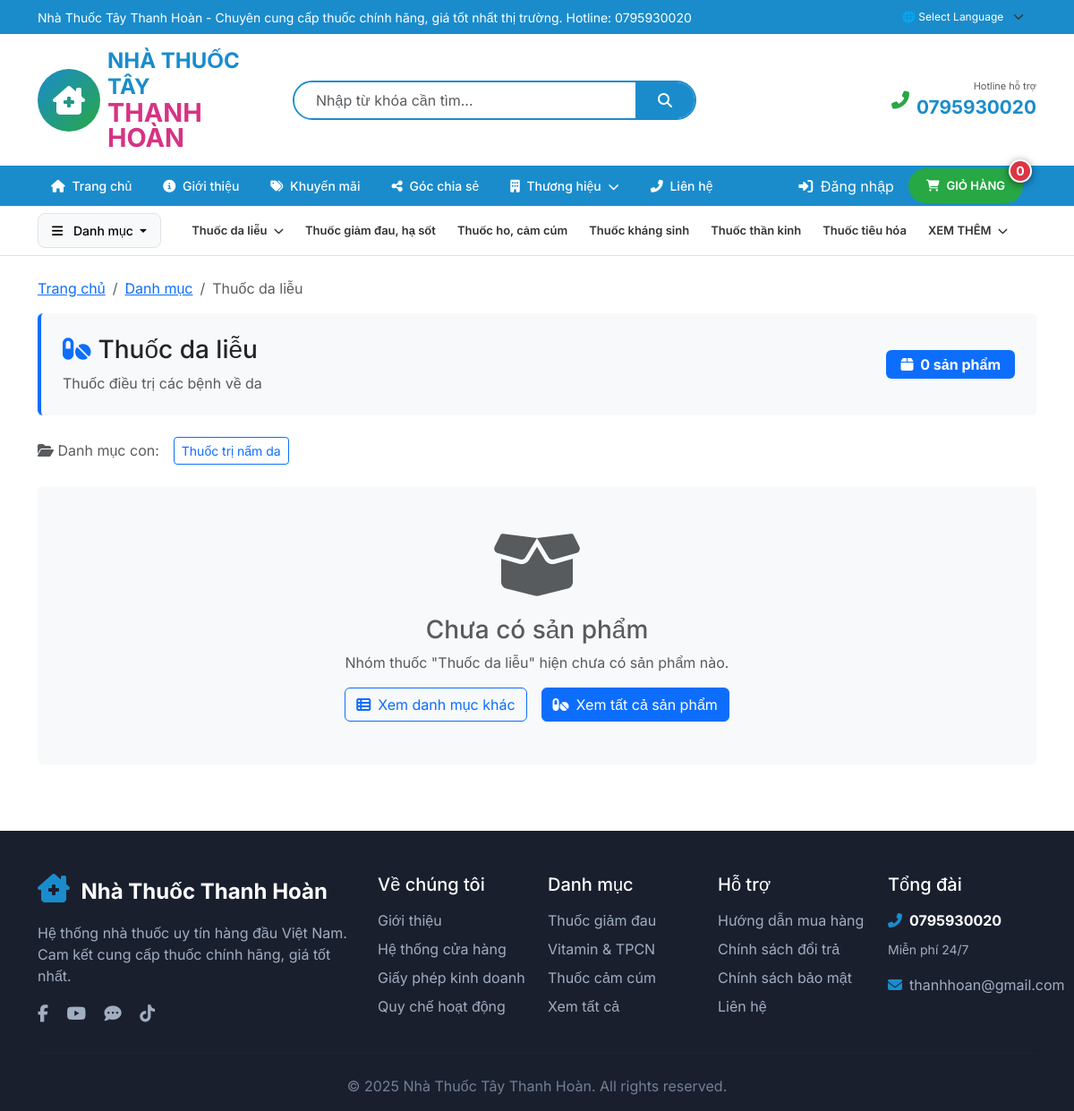
Page /php/nhom-thuoc/chi-tiet/6 on the committed database.
### tables this page shows
CREATE TABLE `nhom_thuoc` (
  `MaNhomThuoc` int(11) NOT NULL,
  `TenNhomThuoc` varchar(100) NOT NULL,
  `MoTa` varchar(500) DEFAULT NULL,
  `MaDanhMucCha` int(11) DEFAULT NULL
);

### php/app/views/nhom-thuoc/chi-tiet.php (the view, shortened to what the rows shown need)
<div class="container py-4">
    <nav aria-label="breadcrumb">
        <ol class="breadcrumb">
            <li class="breadcrumb-item"><a href="<?= BASE_URL ?>">Trang chủ</a></li>
            <li class="breadcrumb-item"><a href="<?= BASE_URL ?>/nhomThuoc/danhSach">Danh mục</a></li>
            <li class="breadcrumb-item active"><?= htmlspecialchars($nhomThuoc['TenNhomThuoc']) ?></li>
        </ol>
    </nav>
    <div class="category-header mb-4 p-4 bg-light rounded" style="border-left: 4px solid #0d6efd;">
        <div class="row align-items-center">
            <div class="col-md-8">
                <h1 class="h3 mb-2">
                    <i class="fas fa-pills text-primary me-2"></i><?= htmlspecialchars($nhomThuoc['TenNhomThuoc']) ?>
                </h1>
                <?php if (!empty($nhomThuoc['MoTa'])): ?>
                    <p class="text-muted mb-0"><?= htmlspecialchars($nhomThuoc['MoTa']) ?></p>
                <?php endif; ?>
            </div>
            <div class="col-md-4 text-md-end mt-3 mt-md-0">
                <span class="badge bg-primary fs-6 px-3 py-2">
                    <i class="fas fa-box me-1"></i> <?= $totalItems ?> sản phẩm
                </span>
            </div>
        </div>
    </div>
    <?php if (!empty($danhMucCon)): ?>
        <div class="subcategory-bar mb-4">
            <div class="d-flex flex-wrap gap-2 align-items-center">
                <span class="text-muted me-2"><i class="fas fa-folder-open"></i> Danh mục con:</span>
                <?php foreach ($danhMucCon as $dm): ?>
                    <a href="<?= BASE_URL ?>/nhomThuoc/chiTiet/<?= $dm['MaNhomThuoc'] ?>" class="btn btn-outline-primary btn-sm">
                        <?= htmlspecialchars($dm['TenNhomThuoc']) ?>
                    </a>
                <?php endforeach; ?>
            </div>
        </div>
    <?php endif; ?>
    <?php if (!empty($thuocs)): ?>
        <div class="filter-bar bg-light rounded p-3 mb-4">
            <div class="row align-items-center">
                <div class="col-md-6">
                    <span class="text-muted">
                        Hiển thị <?= ($currentPage - 1) * 12 + 1 ?> - <?= min($currentPage * 12, $totalItems) ?> trong <?= $totalItems ?> sản phẩm
                    </span>
                </div>
                <div class="col-md-6 text-md-end mt-2 mt-md-0">
                    <label class="me-2 text-muted">Sắp xếp:</label>
                    <select class="form-select form-select-sm d-inline-block" style="width: auto;" onchange="sortProducts(this.value)">
                        <option value="" <?= empty($sapXep) ? 'selected' : '' ?>>Mặc định</option>
                        <option value="moi-nhat" <?= $sapXep === 'moi-nhat' ? 'selected' : '' ?>>Mới nhất</option>
                        <option value="gia-tang" <?= $sapXep === 'gia-tang' ? 'selected' : '' ?>>Giá tăng dần</option>
                        <option value="gia-giam" <?= $sapXep === 'gia-giam' ? 'selected' : '' ?>>Giá giảm dần</option>
                        <option value="ten-az" <?= $sapXep === 'ten-az' ? 'selected' : '' ?>>Tên A-Z</option>
                        <option value="ten-za" <?= $sapXep === 'ten-za' ? 'selected' : '' ?>>Tên Z-A</option>
                    </select>
                </div>
            </div>
        </div>
        <div class="row g-3">
            <?php foreach ($thuocs as $thuoc): ?>
                <?php include ROOT . '/app/views/components/product-card.php'; ?>
            <?php endforeach; ?>
        </div>
        <?php if ($totalPages > 1): ?>
            <nav class="mt-4">
                <ul class="pagination justify-content-center">
                    <li class="page-item <?= $currentPage == 1 ? 'disabled' : '' ?>">
                        <a class="page-link" href="<?= BASE_URL ?>/nhomThuoc/chiTiet/<?= $nhomThuoc['MaNhomThuoc'] ?>?page=<?= $currentPage - 1 ?>&sapXep=<?= $sapXep ?>">
                            <i class="fas fa-chevron-left"></i>
                        </a>
                    </li>
                    <?php for ($i = 1; $i <= $totalPages; $i++): ?>
                        <?php if ($i == 1 || $i == $totalPages || ($i >= $currentPage - 2 && $i <= $currentPage + 2)): ?>
                            <li class="page-item <?= $i == $currentPage ? 'active' : '' ?>">
                                <a class="page-link" href="<?= BASE_URL ?>/nhomThuoc/chiTiet/<?= $nhomThuoc['MaNhomThuoc'] ?>?page=<?= $i ?>&sapXep=<?= $sapXep ?>"><?= $i ?></a>
                            </li>
                        <?php elseif ($i == $currentPage - 3 || $i == $currentPage + 3): ?>
                            <li class="page-item disabled"><span class="page-link">...</span></li>
                        <?php endif; ?>
                    <?php endfor; ?>
                    <li class="page-item <?= $currentPage == $totalPages ? 'disabled' : '' ?>">
                        <a class="page-link" href="<?= BASE_URL ?>/nhomThuoc/chiTiet/<?= $nhomThuoc['MaNhomThuoc'] ?>?page=<?= $currentPage + 1 ?>&sapXep=<?= $sapXep ?>">
                            <i class="fas fa-chevron-right"></i>
                        </a>
                    </li>
                </ul>
            </nav>
        <?php endif; ?>
    <?php else: ?>
        <div class="text-center py-5 bg-light rounded">
            <i class="fas fa-box-open fa-5x text-muted mb-3"></i>
            <h3 class="text-muted">Chưa có sản phẩm</h3>
            <p class="text-muted">Nhóm thuốc "<?= htmlspecialchars($nhomThuoc['TenNhomThuoc']) ?>" hiện chưa có sản phẩm nào.</p>
            <div class="d-flex justify-content-center gap-3">
                <a href="<?= BASE_URL ?>/nhomThuoc/danhSach" class="btn btn-outline-primary">
                    <i class="fas fa-th-list me-2"></i>Xem danh mục khác
                </a>
                <a href="<?= BASE_URL ?>/thuoc/danhSach" class="btn btn-primary">
                    <i class="fas fa-pills me-2"></i>Xem tất cả sản phẩm
                </a>
            </div>
        </div>
    <?php endif; ?>
</div>

### php/app/views/layouts/header.php (shortened to what the rows shown need)
<?php
$db = Database::getInstance()->getConnection();
$nhomThuocs = $db->query("SELECT * FROM nhom_thuoc ORDER BY TenNhomThuoc")->fetchAll(PDO::FETCH_ASSOC);
$danhMucCha = array_filter($nhomThuocs, fn($n) => empty($n['MaDanhMucCha']));
?>
<div class="header-wrapper" id="headerWrapper">
    <nav class="secondary-nav bg-white border-bottom py-2">
        <div class="container">
            <div class="d-flex align-items-center">
                <div class="category-links d-none d-lg-flex flex-wrap gap-1">
                    <?php foreach (array_slice($danhMucCha, 0, 6) as $nhomCha): ?>
                        <?php $danhMucCon = array_filter($nhomThuocs, fn($n) => $n['MaDanhMucCha'] == $nhomCha['MaNhomThuoc']); ?>
                        <?php if (!empty($danhMucCon)): ?>
                            <div class="cat-dropdown">
                                <a href="<?= BASE_URL ?>/nhom-thuoc/chi-tiet/<?= $nhomCha['MaNhomThuoc'] ?>" class="category-link-new">
                                    <?= htmlspecialchars($nhomCha['TenNhomThuoc']) ?> <i class="fas fa-chevron-down ms-1 small"></i>
                                </a>
                            </div>
                        <?php else: ?>
                            <a href="<?= BASE_URL ?>/nhom-thuoc/chi-tiet/<?= $nhomCha['MaNhomThuoc'] ?>" class="category-link-new">
                                <?= htmlspecialchars($nhomCha['TenNhomThuoc']) ?>
                            </a>
                        <?php endif; ?>
                    <?php endforeach; ?>
                    <?php if (count($danhMucCha) > 6): ?>
                        <div class="cat-dropdown">
                            <a href="#" class="category-link-new">XEM THÊM <i class="fas fa-chevron-down ms-1 small"></i></a>
                        </div>
                    <?php endif; ?>
                </div>
            </div>
        </div>
    </nav>
</div>

### rows in the picture
nhom_thuoc: TenNhomThuoc "Thuốc da liễu", MoTa "Thuốc điều trị các bệnh về da"
nhom_thuoc: TenNhomThuoc "Thuốc giảm đau, hạ sốt"
nhom_thuoc: TenNhomThuoc "Thuốc ho, cảm cúm"
nhom_thuoc: TenNhomThuoc "Thuốc kháng sinh"
nhom_thuoc: TenNhomThuoc "Thuốc thần kinh"
nhom_thuoc: TenNhomThuoc "Thuốc tiêu hóa"
nhom_thuoc: TenNhomThuoc "Thuốc trị nấm da"

### other values in the picture
STORE_NAME "Nhà Thuốc Tây Thanh Hoàn"
STORE_PHONE "0795930020"
$cartCount "0"
$totalItems "0"
STORE_EMAIL "thanhhoan@gmail.com"
